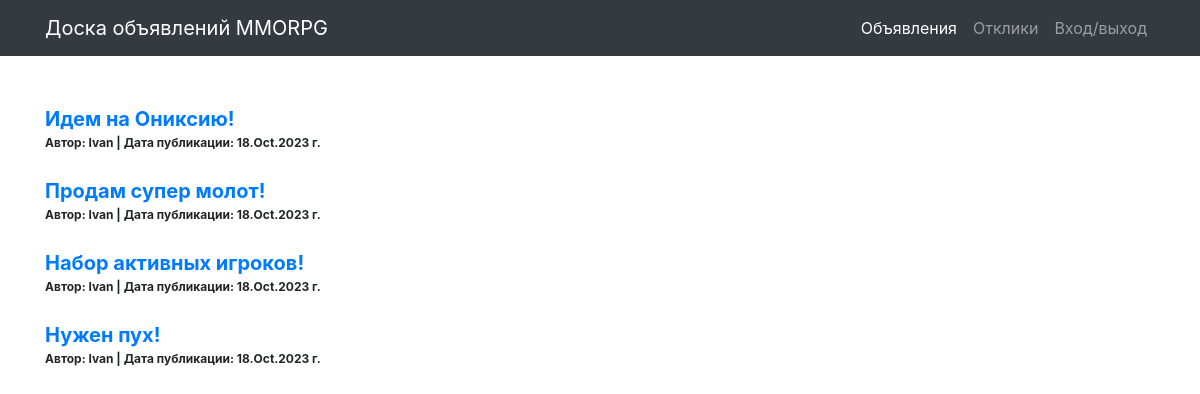
/index, run on the app's committed database.
### board/models.py (models this page shows)
class Post(models.Model):
    author = models.ForeignKey(User, on_delete=models.CASCADE)
    CAT = (('tanks', 'Танки'),
           ('healers', 'Хилы'),
           ('damage_dealers', 'ДД'),
           ('dealers', 'Торговцы'),
           ('gildmasters', 'Гилдмастеры'),
           ('quest_givers', 'Квестгиверы'),
           ('blacksmiths', 'Кузнецы'),
           ('tanners', 'Кожевники'),
           ('potion_makers', 'Зельевары'),
           ('spell_masters', 'Мастера заклинаний'))
    category = models.CharField(max_length=15, choices=CAT, verbose_name='Категория')
    dateCreation = models.DateTimeField(auto_now_add=True)
    title = models.CharField(max_length=256, verbose_name='Название')
    text = RichTextField()

### board/views.py (the view)
# urls.py: path('index', Index.as_view(), name='index'),
class Index(ListView):
    model = Post
    template_name = 'index.html'
    context_object_name = 'posts'

### templates/index.html (shortened to what this page needs)
{% extends 'default.html' %}
{% block content %}
    <br><br>
    {% if posts %}
        {% for post in posts %}
            <a href="/post/{{ post.id }}" style="font-size: 20px;"><b>{{ post.title }}</b></a><br>
            <span style="font-size: 12px;"><b>Автор:  {{ post.author }} |
                Дата публикации: {{ post.dateCreation|date:'d.M.Y' }} г.</b></span><br><br>
        {% endfor %}
    {% else %}
        <br><br>
        <h2>Публикаций нет!</h2>
    {% endif %}
{% endblock content %}

### templates/default.html (shortened to what this page needs)
{% load static %}
<html lang="en">
    <head>
        <link
            href="{% static 'vendor/bootstrap/css/bootstrap.min.css' %}"
            rel="stylesheet"
        />
    </head>
    <body>
        <nav class="navbar navbar-expand-lg navbar-dark bg-dark static-top">
            <div class="container">
                <a class="navbar-brand" href="/">Доска объявлений MMORPG</a>
                <div class="collapse navbar-collapse" id="navbarResponsive">
                    <ul class="navbar-nav ml-auto">
                        <li class="nav-item active">
                            <a class="nav-link" href="{% url 'index' %}">Объявления
                            </a>
                        </li>
                        <li class="nav-item">
                            <a class="nav-link" href="{% url 'responses' %}">Отклики</a>
                        </li>
                        {% if user.is_authenticated %}
                        <li class="nav-item">
                            <a
                                class="nav-link"
                                href="{% url 'account_profile' %}">Страница профиля</a>
                        </li>
                        {% else %}
                        <li class="nav-item">
                            <a class="nav-link" href="{% url 'account_login' %}">Вход/выход</a>
                        </li>
                        {% endif %}
                    </ul>
                </div>
            </div>
        </nav>
        <div class="container">
            <div class="row">
                <div class="col-lg-12">
                    {% block content %} {{ flatpage.content }} {% endblock content %}
                </div>
            </div>
        </div>
    </body>
</html>

### data on the page
Post: title "Идем на Ониксию!", author "Ivan", dateCreation "18.Oct.2023"
Post: title "Продам супер молот!", author "Ivan", dateCreation "18.Oct.2023"
Post: title "Набор активных игроков!", author "Ivan", dateCreation "18.Oct.2023"
Post: title "Нужен пух!", author "Ivan", dateCreation "18.Oct.2023"
